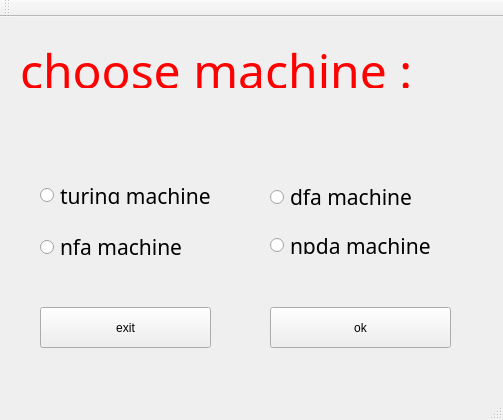
<?xml version="1.0" encoding="UTF-8"?>
<ui version="4.0">
 <class>MainWindow</class>
 <widget class="QMainWindow" name="MainWindow">
  <property name="geometry">
   <rect>
    <x>0</x>
    <y>0</y>
    <width>503</width>
    <height>420</height>
   </rect>
  </property>
  <property name="maximumSize">
   <size>
    <width>233244</width>
    <height>343434</height>
   </size>
  </property>
  <property name="cursor">
   <cursorShape>ArrowCursor</cursorShape>
  </property>
  <property name="windowTitle">
   <string>MainWindow</string>
  </property>
  <property name="documentMode">
   <bool>false</bool>
  </property>
  <widget class="QWidget" name="centralWidget">
   <widget class="QWidget" name="menuwid" native="true">
    <property name="geometry">
     <rect>
      <x>10</x>
      <y>10</y>
      <width>481</width>
      <height>361</height>
     </rect>
    </property>
    <widget class="QLabel" name="mtn">
     <property name="geometry">
      <rect>
       <x>10</x>
       <y>10</y>
       <width>471</width>
       <height>51</height>
      </rect>
     </property>
     <property name="font">
      <font>
       <family>Stencil</family>
       <pointsize>36</pointsize>
       <underline>true</underline>
      </font>
     </property>
     <property name="cursor">
      <cursorShape>ForbiddenCursor</cursorShape>
     </property>
     <property name="text">
      <string>&lt;html&gt;&lt;head/&gt;&lt;body&gt;&lt;p&gt;&lt;span style=&quot; color:#ff0000;&quot;&gt;choose machine :&lt;/span&gt;&lt;/p&gt;&lt;/body&gt;&lt;/html&gt;</string>
     </property>
    </widget>
    <widget class="QRadioButton" name="turingbtn">
     <property name="geometry">
      <rect>
       <x>30</x>
       <y>160</y>
       <width>211</width>
       <height>17</height>
      </rect>
     </property>
     <property name="font">
      <font>
       <family>Segoe Script</family>
       <pointsize>16</pointsize>
      </font>
     </property>
     <property name="cursor">
      <cursorShape>PointingHandCursor</cursorShape>
     </property>
     <property name="text">
      <string>turing machine</string>
     </property>
    </widget>
    <widget class="QRadioButton" name="nfabtn">
     <property name="geometry">
      <rect>
       <x>30</x>
       <y>210</y>
       <width>181</width>
       <height>20</height>
      </rect>
     </property>
     <property name="font">
      <font>
       <family>Segoe Script</family>
       <pointsize>16</pointsize>
      </font>
     </property>
     <property name="cursor">
      <cursorShape>PointingHandCursor</cursorShape>
     </property>
     <property name="text">
      <string>nfa machine</string>
     </property>
    </widget>
    <widget class="QRadioButton" name="dfabtn">
     <property name="geometry">
      <rect>
       <x>260</x>
       <y>160</y>
       <width>191</width>
       <height>20</height>
      </rect>
     </property>
     <property name="font">
      <font>
       <family>Segoe Script</family>
       <pointsize>16</pointsize>
      </font>
     </property>
     <property name="cursor">
      <cursorShape>PointingHandCursor</cursorShape>
     </property>
     <property name="text">
      <string>dfa machine</string>
     </property>
    </widget>
    <widget class="QRadioButton" name="npdabtn">
     <property name="geometry">
      <rect>
       <x>260</x>
       <y>210</y>
       <width>211</width>
       <height>17</height>
      </rect>
     </property>
     <property name="font">
      <font>
       <family>Segoe Script</family>
       <pointsize>16</pointsize>
      </font>
     </property>
     <property name="cursor">
      <cursorShape>PointingHandCursor</cursorShape>
     </property>
     <property name="text">
      <string>npda machine</string>
     </property>
    </widget>
    <widget class="QPushButton" name="okbtn">
     <property name="geometry">
      <rect>
       <x>260</x>
       <y>280</y>
       <width>181</width>
       <height>41</height>
      </rect>
     </property>
     <property name="cursor">
      <cursorShape>PointingHandCursor</cursorShape>
     </property>
     <property name="text">
      <string>ok</string>
     </property>
    </widget>
    <widget class="QPushButton" name="exitbtn">
     <property name="geometry">
      <rect>
       <x>30</x>
       <y>280</y>
       <width>171</width>
       <height>41</height>
      </rect>
     </property>
     <property name="cursor">
      <cursorShape>PointingHandCursor</cursorShape>
     </property>
     <property name="text">
      <string>exit</string>
     </property>
    </widget>
   </widget>
  </widget>
  <widget class="QMenuBar" name="menuBar">
   <property name="geometry">
    <rect>
     <x>0</x>
     <y>0</y>
     <width>503</width>
     <height>21</height>
    </rect>
   </property>
  </widget>
  <widget class="QToolBar" name="mainToolBar">
   <attribute name="toolBarArea">
    <enum>TopToolBarArea</enum>
   </attribute>
   <attribute name="toolBarBreak">
    <bool>false</bool>
   </attribute>
  </widget>
  <widget class="QStatusBar" name="statusBar"/>
 </widget>
 <layoutdefault spacing="6" margin="11"/>
 <resources/>
 <connections>
  <connection>
   <sender>exitbtn</sender>
   <signal>clicked()</signal>
   <receiver>MainWindow</receiver>
   <slot>close()</slot>
   <hints>
    <hint type="sourcelabel">
     <x>158</x>
     <y>359</y>
    </hint>
    <hint type="destinationlabel">
     <x>232</x>
     <y>514</y>
    </hint>
   </hints>
  </connection>
 </connections>
</ui>
